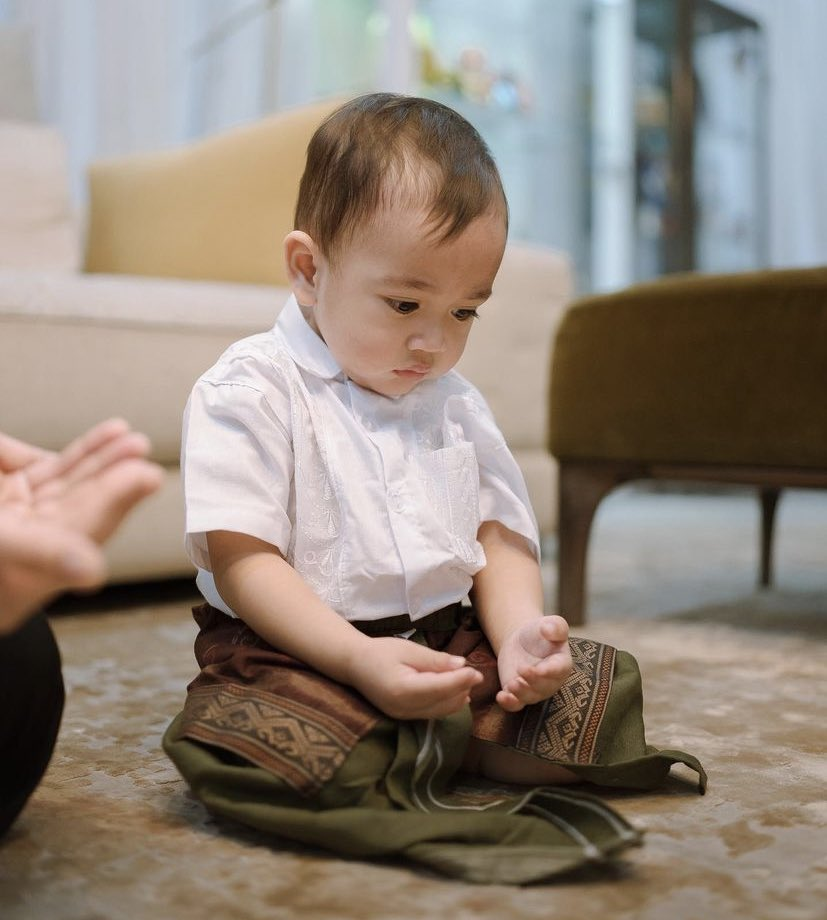
#> input picture 1. Histogram and Convolution/cipung.jpg, 827 x 920 px
$ jupyter execute Jurnal.ipynb
#> lines starting #> are read from the running program, lines starting #| are printed output that depends on the picture
## MODUL I: HISTOGRAM DAN KONVOLUSI _F1D021017

### SOAL NO.1

1. Berdasarkan gambar berikut, munculkanlah diagram dan nilai histogram skala warnanya berdasarkan probabilitas piksel, dan jumlah warna keabuan

### 1. Import Library

Baris code di bawah ini digunakan untuk melakukan import module.

syntax:
from library import members as rename

import digunakan untuk menspesifikasikan member dari library (module) yang akan digunakan dan as digunakan untuk membuat alis ketika melakukan import module

[cell 1]
from matplotlib import pyplot as plt
#matplotlib.pyplot digunakan untuk membuat grafik sederhana 2d
import numpy as np
#numpy digunakan untuk membantu dalam membaca gambar ke dalam bentuk array
import cv2 as cv
#cv2 atau OpenCV berfungsi untuk melakukan konversi color space.

### 2. Membaca Citra

[cell 2]
image = plt.imread("cipung.jpg")
#> image is the input picture: shape (920, 827, 3); mean R, G, B 144.1, 132, 121
#fungsi imread digunakan untuk membaca suatu data citra dari file yang mana
#dalam code ini, file citra diberi nama cipung.jpg dan disimpan dalam variabel
#image

### 3. Menampilkan Citra Asli

Fungsi di bawah ini digunakan untuk menampilkan citra asli sebelum diubah ke dalam grayscale. Pada fungsi digunakan parameter image yang telah di-set sebagai variabel global dan berisi gambar dari citra yang akan diolah

[cell 3]
def printImage (image):
    plt.imshow(image)
    #imshow digunakan untuk menampilkan data sebagai citra
    plt.title("Original Image")
    #digunakan untuk memberikan judul dari data yang akan ditampilkan
    plt.show

[cell 4]
#memanggil fungsi printImage
printImage(image)

### 4. Mengubah Citra ke Dalam Grayscale

Fungsi di bawah ini digunakan untuk mengubah citra berwarna ke dalam grayscale. Fungsi ini nantinya akan mengembalikan hasil pengubahan citra yang telah dilakukan

[cell 5]
def turnsGray(image):
    grayimg = cv.cvtColor(image,cv.COLOR_BGR2GRAY)
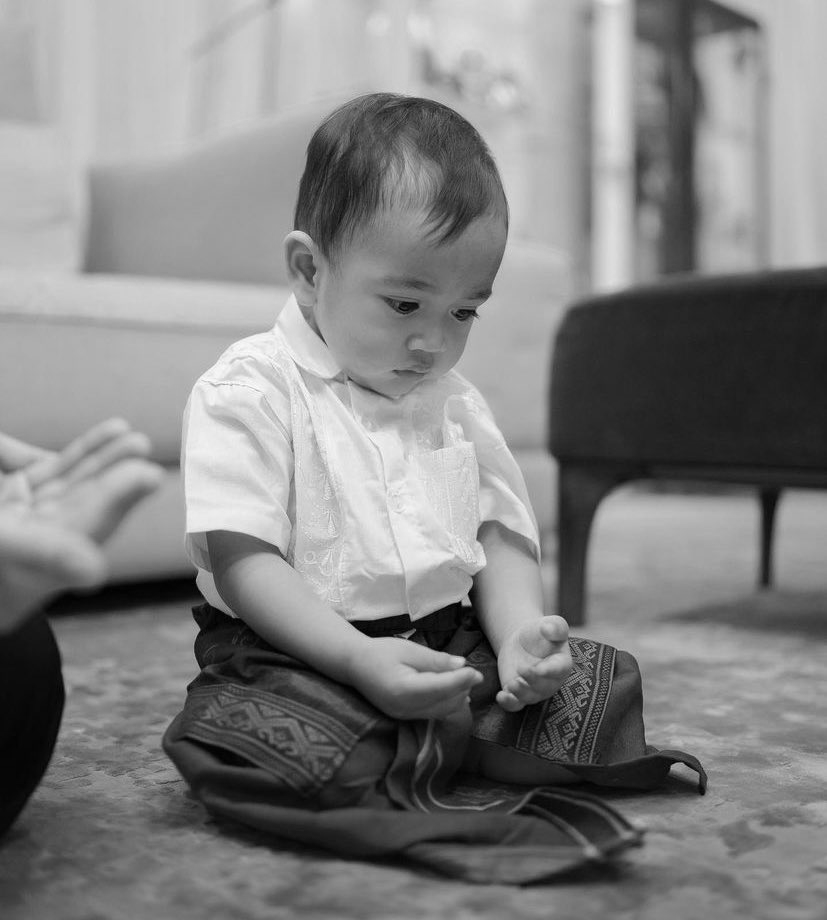
#> grayimg: shape (920, 827); min 0, max 254, mean 130.1
    #fungsi cvtColor digunakan untuk mengubah gamabr ke dalam warna yang diinginkan.
    #pertama, fungsi akan menerima citra asli yang ditunjukkan oleh image
    #kedua, fungsi akan mengonversikan citra ke dalam bentuk yang diingikan
    #dalam hal ini digunakan cv.COLOR_BGR2GRAY
    #hasil color space conversion disimpan ke dalam variable grayimg
    return grayimg

### 5. Menampilkan Citra dalam Grayscale

Fungsi di bawah ini digunakan untuk menampilkan hasil dari pengolahan citra pada fungsi turnsGray

[cell 6]
def printGray(image):
    grayimg = turnsGray(image)
    #memasukkan hasil pengolahan citra ke dalam variabel grayimg
    plt.title ("Grayed Image Histogram")
    plt.imshow(grayimg, cmap = 'gray')
    #menampilkan hasil citra
    #dalam baris perintah ini digunakan library matplotlib, maka harus digunakan
    #colormap (cmap).
    #apabila tidak menggunakan cmap, maka secara default akan dihasilkan citra
    #dengan warna yang berbeda dari yang telah diolah sebelumnya

[cell 7]
#menampilkan citra dalam grayscale
printGray(image)

### 6. Mencari Intensitas Keabuan tiap Pixel

Fungsi di bawah ini digunakan untuk mencari intensitas keabuan dari tiap pixel pada citra

[cell 8]
def getShape(image):
    grayimg = turnsGray(image)

    img_height = grayimg.shape  [0]
#> img_height = 920
    #shape digunakan menyimpan dimensi dari sebuah object
    #memasukkan nilai tinggi dari citra ke dalam variable img_height
    img_width =  grayimg.shape  [1]
#> img_width = 827
    #memasukkan nilai lebar dari citra ke dalam variable img_width
    print(img_height,img_width)
#| 920 827
    histogram = np.zeros(256).astype(int)
    #np.zeros deigunakan untuk membuat arrray baru berisikan 0 dengan
    #array yang dibuat adalah array 1D array dengan size 256 dan menampung
    #data dengan tipe int
    for x in range (0,img_height):
        #melakukan perulangan dari 0 sampai dengan besar dari tinggi citra
        for y in range (0,img_width):
            #melakukan perulangan dari 0 sampai dengan besar dari lebar citra
            histogram[grayimg[x,y]] += 1
            #setiap nilai pixel akan dimasukkan ke dalam variabel histogram dan apabila ditemui
            #nilai pixel yang sama lagi maka akan ditambahkan satu
            #ex: pada array grayimg[0][0] == 0 maka indeks variabel histogram akan menjadi
            #histogram[0]
    return histogram
    #mengembalikan nilai

[cell 9]
#memanggil fungsi getShape
getShape(image)
#> Out = 256 values, max 7805 at index 193, min 0 at index 255, mean 2972

Fungsi di bawah ini digunakan apabila dirasa perlu untuk melakukan pengecekan intensitas pada tiap pixel dengan format yang lebih terstruktur

[cell 10]
def showDetail(image):
    gray_histo = getShape(image)
#| 920 827
#> gray_histo has the same summary as Out outside showDetail
    #memasukkan nilai ke variabel gray_histo dengan nilai berupa array hasil dari pencarian intesitas pixel yang telah
    #dilakukan pada fungsi getShape
    for i in range (0,len(gray_histo)):
        #melakukan perulangan dari 0 sampai dengan besaran dari variabel gray_histo
        print("Histogram [",i,"] : ", gray_histo[i])
#> this loop made 256 passes
#| Histogram [ 0 ] :  10
#| Histogram [ 1 ] :  120
#| Histogram [ 2 ] :  225
#| Histogram [ 3 ] :  485
#| Histogram [ 4 ] :  767
#| Histogram [ 5 ] :  1156
#| Histogram [ 6 ] :  1875
#| Histogram [ 7 ] :  1706
#> (further printed lines are left out)

[cell 11]
showDetail(image)
#memanggil fungsi showImage

### 7. Membuat Histogram berdasarkan Jumlah Warna Keabuan

Fungsi di bawah ini digunakan untuk membuat histogram berdsarkan jumlah warna keabuan yang telah didapatkan sebelumnya

[cell 12]
def amountOfGray(image):
    yhistogram = getShape(image)
#> yhistogram has the same summary as Out outside amountOfGray
    #memasukkan nilai dari jumlah pixel ke dalam variabel yhistogram
    xhistogram = [i for i in range (256)]
    #memasukkan nilai dari 0-255 dengan menggunakan perulangan
    c = ['aquamarine','turquoise','lightseagreen','mediumturquoise']
    #memasukkan warna yang akan digunakan dalam menampikan grafik bar
    plt.bar(xhistogram,yhistogram, color = c)
    #membuat bar diagram yang mana pada x axis akan diisi oleh nilai dari variable xhistogram
    #y axis akan diisi oleh nilai dari variabel yhsitogram
    # dan warna yang akan ditampilkan berasaln dari warna-warna yang telah disimpan di dalam variabel c
    plt.title ("Grayscale Histogram")
    #menampilkan judul dari diagram
    plt.xlabel ("Intensity Level")
    #memberikan penamaan untuk x axis
    plt.ylabel ("Intesity Frequency")
    #memberikan penamaan untuk y axis
    plt.show

[cell 13]
amountOfGray(image)
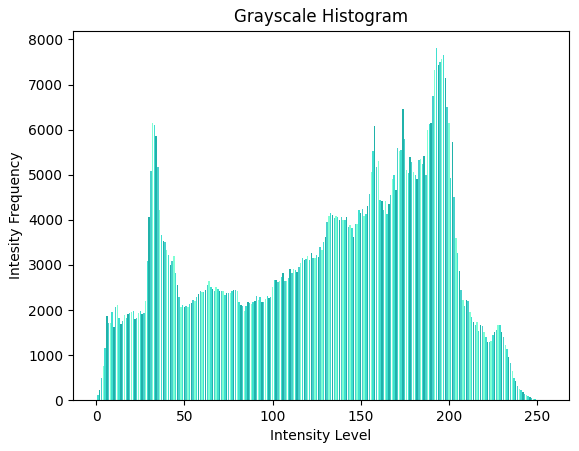
#> figure drawn by matplotlib, 1 panel; tallest bar 7805 high, from x = 192.6 to 193.4

### 8. Membuat Histogram Berdasarkan Probabilitas Piksel

Fungsi ini digunakan untuk membuat histogram berdasarkan probabilitas dari kemunculan level keabuan pada citra.
Tidak berbeda jauh dari fungsi histogram sebelumnya. Perbedaannya terlihat pada nilai variabel yhistogram yang dibagi dengan
hasil perkalian dari tinggi dan lebar citra.

Rumus:
    hi=ni/n

[cell 14]
def grayProbs(image):
    grimg = turnsGray(image)
    yhistogram = getShape(image)/grimg.shape[0]*grimg.shape[1]
#> yhistogram = 256 values, max 7016 at index 193, min 0 at index 255, mean 2671.6
    #implementasi rumus hi = ni/n
    xhistogram = [i for i in range (256)]
    c = ['indigo','darkorchid','darkviolet','mediumorchid','thistle']
    plt.bar(xhistogram,yhistogram, color = c)
    plt.title (" Gray Probality Histogram")
    plt.xlabel ("Intensity Level")
    plt.ylabel ("Intesity Probabilites")
    plt.show

[cell 15]
grayProbs(image)
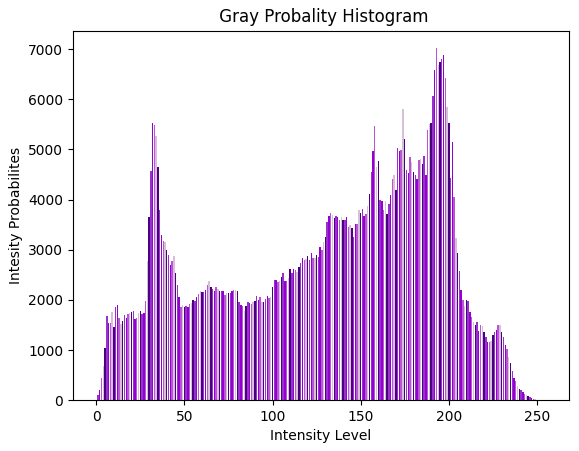
#> figure drawn by matplotlib, 1 panel; tallest bar 7016 high, from x = 192.6 to 193.4

## SOAL NO.2

2. Lakukanlah konvolusi pada citra dengan zero padding dan tanpa padding dengan kernel berikut
([
    [0, 0,-1, 1],
    [0, 2, 1, -1],
    [-1, 1, 2, 0],
    [1, -1, 0, 0]
])

### 1. Melakukan deklarasi serta inisialisasi nilai filter yang akan digunakan dalam melakukan perhitungan konvolusi

[cell 16]
kernel = np.array([[0,0,-1,1],[0,2,1,-1],[-1,1,2,0],[1,-1,0,0]])
#membuat array menggunakan np.array dengan ukuran 4x4

[cell 17]
kernel_h = kernel.shape[0]
#kernel_h digunakan untuk menampung besaran tinggi dari kernel
kernel_w = kernel.shape[1]
#kernel_w digunakan untuk menampung besaran lebar dari kernel

### 2. Melakukan Perhitungan Konvolusi

Fungsi di bawah ini digunakan untuk menghitung konvolusi baik menggunakan padding ataupun zero padding (ditunjukkan dengan parameter isPadd yang bernilai boolean).Berikutnya, apabila proses clipping dibutuhkan maka akan diteruskan kepada fungsi yang akan melakukan proses clipping tsb.

[cell 18]
def countPadd(isPadd, isClip):
    #variabel isPadd bernilai boolean dan digunakan sebagai parameter apakah perhitungan akan menggunakan paddin atau tidak
    #variabel isClip bernilai boolean dan digunakan sebagai parameter apakah akan dilakukan clipping setelah perhitungan
    #konvolusi selesai dilakukan

#> called with isPadd = 0, isClip = 1
    if isPadd == True:
        #perhitungan akan dilakukan menggunakan zero padding apabila isPadd bernilai true

        conv_result = np.zeros(((turnsGray(image).shape[0]),(turnsGray(image).shape[1])))
        #membuat array dengan besaran sesuai citra dalam grayscale yang akan diolah dan berisi 0

        padd_size = (kernel_w-1)//2
        #variable padd_size digunakan untuk menentukan besaran padding yang optimal untuk dilakukan
        #tanda "//" digunakan agar hasil pembagian otomatis berupa bilangan integer (tanpa koma)

        conv_img   = np.pad ((turnsGray(image)),(padd_size,padd_size+1))
        #np.pad digunakan untuk melakukan padding pada sisian array yang mana dalam hal ini
        #parameter pertama menunjukkan array yang akan dilakukan padding
        #parameter kedua, yaitu padd width menunjukkan pada bagian mana saja akan dilakukan

    else:
        conv_result = np.zeros(((turnsGray(image).shape[0]-kernel_h+1),(turnsGray(image).shape[1]-kernel_w+1)))
#> conv_result: shape (917, 824) float64; every value is 0
        #membuat array yang berisikan 0
        #karena tidak menggunakan padding maka ukuran hasil citra akan berubah, oleh karena itu digunakan rumus
        #(I-F+1, I-F+1) untuk mencari ukuran citra setelah dikonvolusikan dengan I=Image dan F= Filter

        conv_img    = turnsGray(image)
        #membuat array yang berisi nilai-nilai pada citra abu yang akan diolah dan ukurannya pun mengikuti dari
        #ukuran citra

    for i in range (conv_result.shape[0]):
        for j in range (conv_result.shape[1]):
            conv_result[i][j] = round((conv_img[i:i + kernel_h, j:j + kernel_w] * kernel).sum())
            #sum of product dari kernel dengan citra

    if isClip == True:
        #apbila, variabel isClip bernilai true yang berarti proses clipping akan dilakukan maka dilakukan pemanggila fungsi
        #countClip dengan parameter hasil dari konvolusi yang telah dilakukan

        conv_result = countClip(conv_result)
        #melakukan pengisian pada variabel conv_result dengan hasil clipping yang telah dilakukan

    return conv_result
    #mengembalikan nilai konvolusi citra kepada fungsi pemanggil

### 3. Melakukan Perhitungan dengan Clipping

Fungsi di bawah ini berguna untuk mengelola hasil konvolusi untuk berikutnya dilakukan proses clipping yang mana apabila nilai berada di bawah 0 maka akan dibulatkan menjadi 0 dan apabila berada di atas 255 maka akan dibulatkan ke dalam 255

[cell 19]
def countClip(conv_result):
    for i in range (conv_result.shape[0]):
    #melakukan perulangan sesuai besaran tinggi dari citra hasil konvolusi
        for j in range (conv_result.shape[1]):
        #melakukan perulangan sesuai besaran lebar dari citra hasil konvolusi

            if conv_result[i][j] > 255:
                #pengkondisian apabila elemen pada indeks ke-[i][j] bernilai lebih dari 255

                conv_result[i][j] = 255
                #mengubah nilai pada elemen tsb menjadi 255

            elif conv_result[i][j] < 0:
                 #pengkondisian apabila elemen pada indeks ke-[i][j] bernilai kurang dari 0

                conv_result[i][j] = 0
                #mengubah nilai pada elemen tsb menjadi 0
            else:
                conv_result[i][j] = conv_result[i][j]
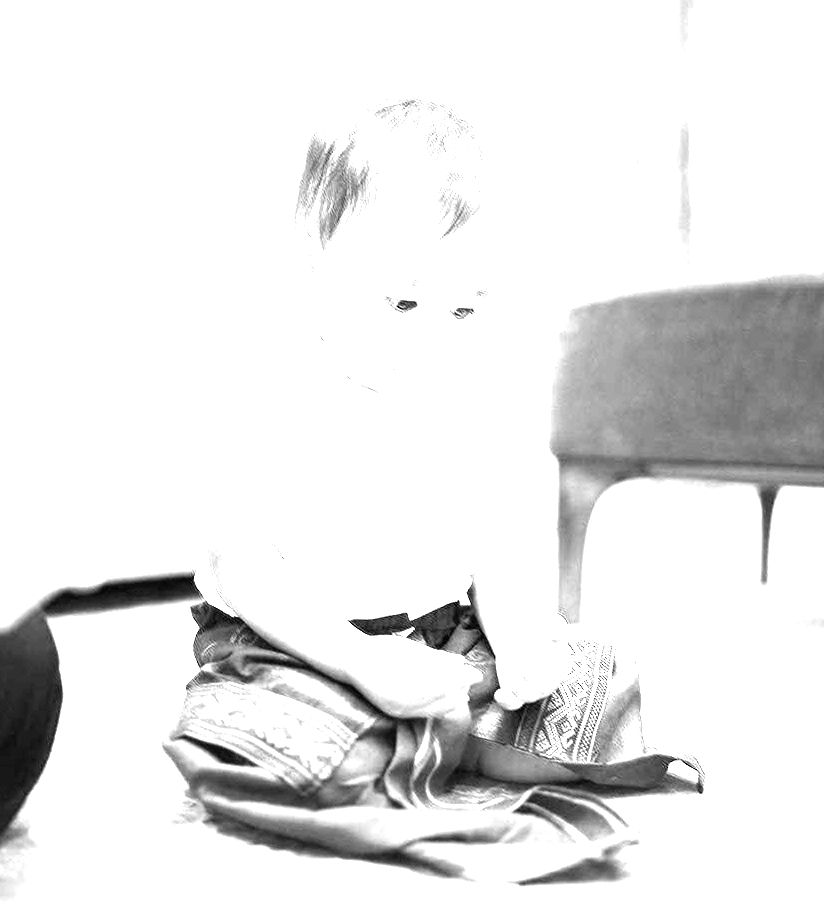
#> conv_result: shape (917, 824) float64; min 0, max 255, mean 231.6
                #apabila nilai pada elemen tidak bernilai lebih dari 255 ataupun kurang dari 0 maka nilai akan dibiarkan tetap

    return conv_result
    #mengembalikan nilai kepada fungsi pemanggil

### 4. Menampilkan Citra Hasil Perhitungan Konvolusi

Fungsi di bawah ini digunakan untuk menampilkan hasil citra yang telah dikonvolusikan dengan menggunakan paramter apakah citra yang akan ditampilkan akan dikonvulasikan menggunakan padding atau tidak (isPadd) dan dilanjutkan dengan apakah pengolahan citra akan dilakukan dengan proses clipping (isClip)

[cell 20]
def printConv(isPadd,isClip):
    conv_print = countPadd(isPadd, isClip)
    #memasukkan nilai hasil dari pengolahan citra yang dilakukan pada fungsi countPadd dan memiliki 2 parameter
    #isPadd : bernilai boolean dan menunjukkan apakah citra akan dikonvolusikan dengan padding atau tidak
    #isClip : bernilai booelan dan menunjukkan apakah akan dilakukan proses clipping pada citra atau tidak

    plt.imshow(conv_print,cmap='gray')
    #menampilkan hasil citra
    #dalam baris perintah ini digunakan library matplotlib, maka harus digunakan
    #colormap (cmap).
    #apabila tidak menggunakan cmap, maka secara default akan dihasilkan citra
    #dengan warna yang berbeda dari yang telah diolah sebelumnya

#### Menampilkan Citra Hasil Konvolusi Tanpa Padding dan Menggunakan Clipping

[cell 21]
printConv(0,1)

#### Menampilkan Citra Hasil Konvolusi Tanpa Padding dan Tanpa Clipping

[cell 22]
printConv(0,0)

[cell 23]
#### Menampilkan Citra Hasil Konvolusi dengan Padding dan dengan Clipping

[cell 24]
printConv(1,1)
#> call 3 of countPadd, with isPadd = 1, isClip = 1
#> in countPadd (call 3), `conv_result = np.zeros(((turnsGray(image).shape[0]),(turnsGray(image)...`: conv_result: shape (920, 827) float64; every value is 0
#> in countPadd (call 3), `conv_img   = np.pad ((turnsGray(image)),(padd_size,padd_size+1))`:
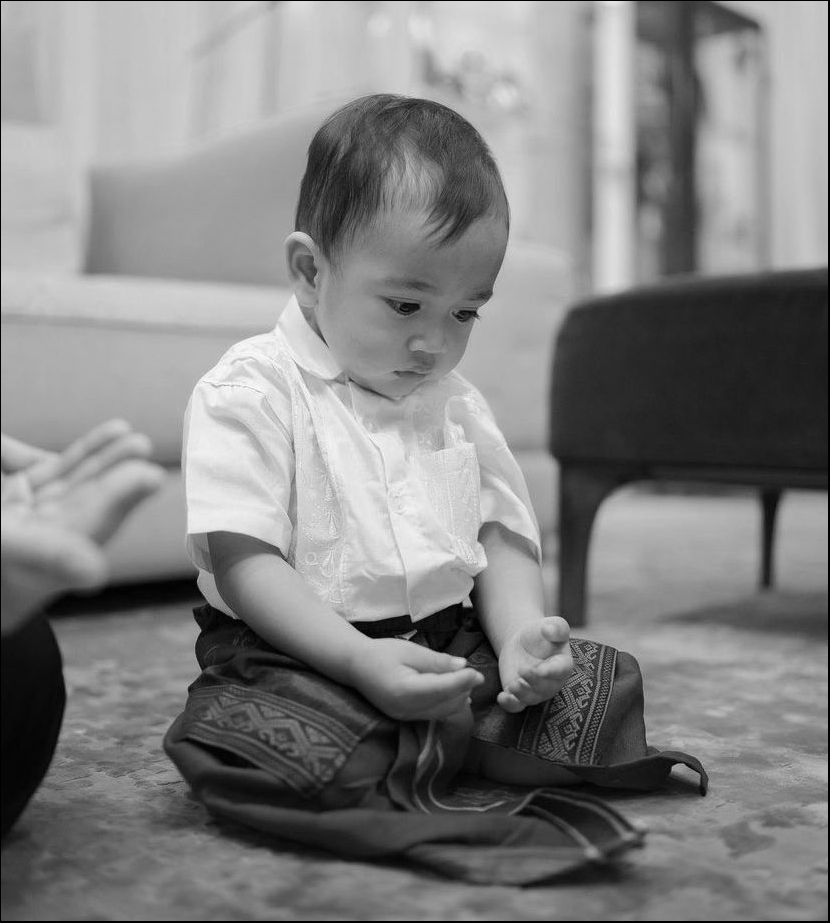
#> conv_img: shape (923, 830); min 0, max 254, mean 129.2
#> after the loop in countClip (call 2), `for i in range (conv_result.shape[0]):`:
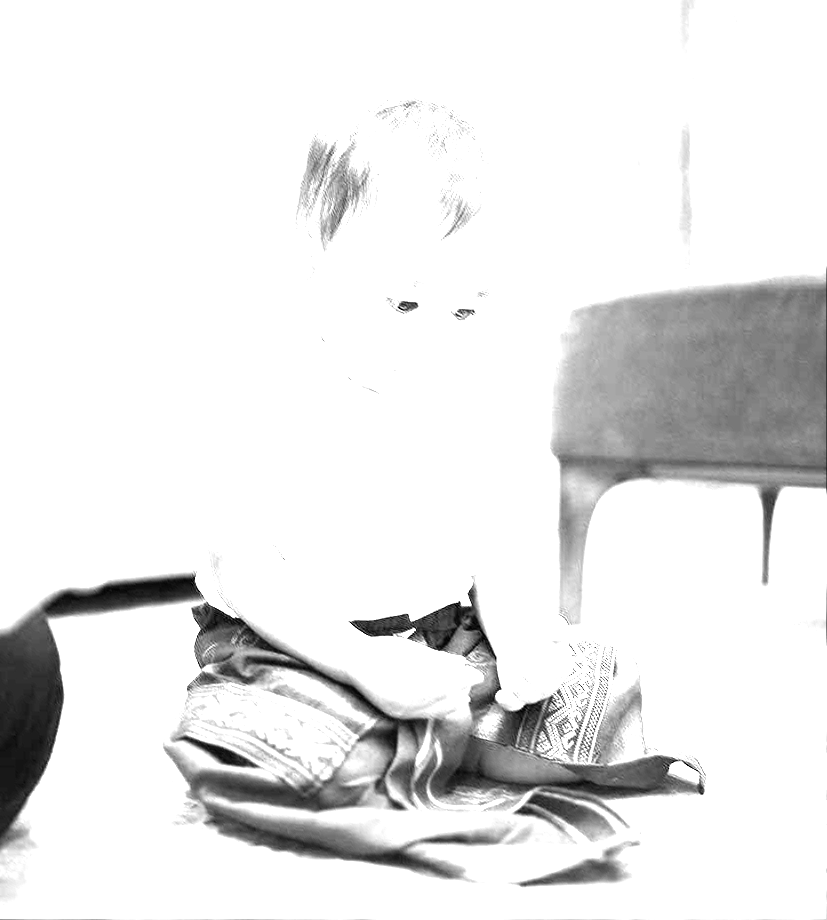
#> conv_result: shape (920, 827) float64; min 0, max 255, mean 231.6

#### Menampilkan Citra Hasil Konvolusi dengan Padding dan Tanpa Clipping

[cell 25]
printConv(1,0)
